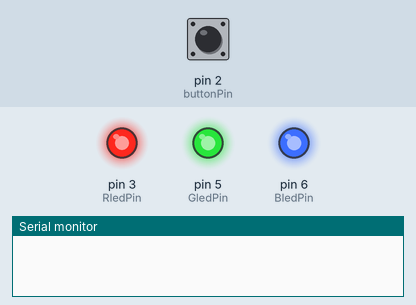
Bench run of a sketch on a simulated Arduino Uno, built with avr-gcc and run on an emulated ATmega328P. On the bench: output pins drawn as LEDs (lit = HIGH), the last lines printed to the serial monitor. Inputs (shaded band) come from the test bench; at power-on: pin 2 (buttonPin) HIGH.

Above: at 1.01 s.
1.3 s: pin 2 (buttonPin) pulled LOW for 0.15 s
At 1.89 s:
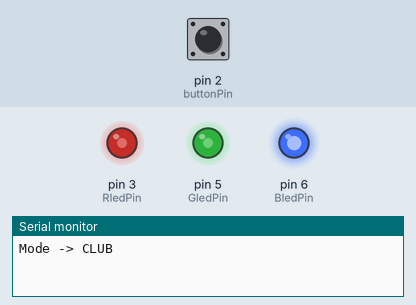
4.3 s: pin 2 (buttonPin) pulled LOW for 1 s
At 4.39 s:
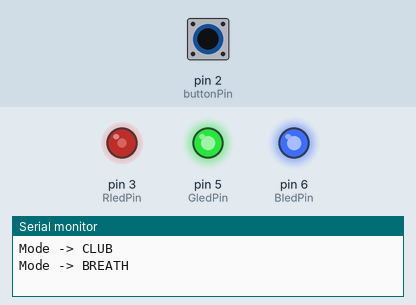
Timing chart, 0 to 13.6 s (numbered marks = the images above; inputs shaded):
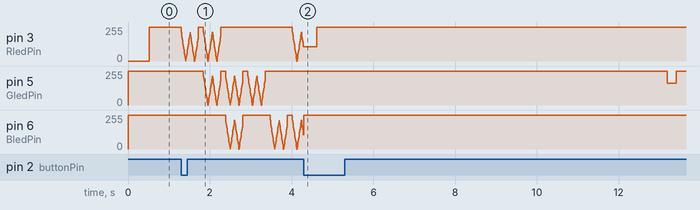

The sketch:

TheBestLEDInTheWorldGPTver.ino
```cpp
// --- Pins ---
const uint8_t buttonPin = 2;  // push button (to GND, uses INPUT_PULLUP)
const uint8_t RledPin   = 3;  // R (PWM)
const uint8_t GledPin   = 5;  // G (PWM)
const uint8_t BledPin   = 6;  // B (PWM)

const uint8_t LEDS[3] = {BledPin, GledPin, RledPin}; // effect order like your code

// --- Mode/state ---
enum ModeType : uint8_t { MODE_BREATH = 0, MODE_CLUB = 1 };
volatile uint8_t Mode = MODE_BREATH;

// --- Button (edge + debounce) ---
bool lastBtn = HIGH;                   // using INPUT_PULLUP, HIGH = not pressed
unsigned long lastBtnChange = 0;
const unsigned long debounceMs = 35;

// --- Timing for effects ---
unsigned long lastStep = 0;

// Breath effect state
int breathLevel = 255;                 // 255 -> 0 -> 255
int breathDir   = -1;                  // -1 down, +1 up
uint8_t breathColorIdx = 0;            // 0:B,1:G,2:R
const unsigned long breathStepMs = 10; // pace

// Night club effect state
int clubLevel = 255;                   // ramp 255 -> 0 -> 225, then next color
int clubPhase = 0;                     // 0:down, 1:up
uint8_t clubColorIdx = 0;
const unsigned long clubStepMs = 4;    // faster pace

// Helper: turn all off (common-anode style in your original: HIGH = off)
void allOff() {
  digitalWrite(RledPin, HIGH);
  digitalWrite(GledPin, HIGH);
  digitalWrite(BledPin, HIGH);
}

// Helper: write PWM to one channel, others off
void writeOne(uint8_t pin, int val) {
  // Your sketch appears to use common-anode wiring:
  // HIGH = off; PWM smaller value = brighter.
  // Since your original "worked", keep the same mapping.
  for (uint8_t i = 0; i < 3; ++i) {
    if (LEDS[i] == pin) {
      analogWrite(pin, constrain(val, 0, 255));
    } else {
      digitalWrite(LEDS[i], HIGH);
    }
  }
}

// ===== wiring/config =====
const bool COMMON_ANODE = true;  // set true if HIGH=off (typical RGB module with common anode)

// Optional: perceptual brightness shaping (1.0 = linear)
const float GAMMA = 1.0f;        // try 2.2 later if you want smoother lows

// ===== helpers =====
uint8_t applyGamma(uint8_t x) {
  if (GAMMA == 1.0f) return x;
  float yf = powf(x / 255.0f, GAMMA) * 255.0f;
  if (yf < 0) yf = 0; if (yf > 255) yf = 255;
  return (uint8_t)(yf + 0.5f);
}

uint8_t intensityToPwm(uint8_t intensity /*0..255*/) {
  // intensity: 0=off, 255=full brightness (human thinking)
  uint8_t v = applyGamma(intensity);
  return COMMON_ANODE ? (uint8_t)(255 - v) : v;
}

void writeRGB(uint8_t rI, uint8_t gI, uint8_t bI) {
  analogWrite(RledPin, intensityToPwm(rI));
  analogWrite(GledPin, intensityToPwm(gI));
  analogWrite(BledPin, intensityToPwm(bI));
}

// ===== BREATH: red, yellow, cyan, green, blue, purple (change at valley) =====
void breathUpdate() {
  struct RGB { uint8_t r,g,b; };

  // Human intensities (0=off, 255=full). Mapping to PWM is handled by writeRGB().
  static const RGB COLORS[] = {
    {255,   0,   0}, // Red
    {255, 255,   0}, // Yellow
    {  0, 255, 255}, // Cyan
    {  0, 255,   0}, // Green
    {  0,   0, 255}, // Blue
    {255,   0, 255}  // Purple
  };
  static const uint8_t NUM_COLORS = sizeof(COLORS) / sizeof(COLORS[0]);

  static uint8_t idx = 0;                 // which color we're breathing
  static int breath = 255;                // 0..255 overall brightness factor
  static int dir = -1;                    // fade out, then fade in
  static unsigned long last = 0;
  const unsigned long stepMs = 2;        // breathing speed (higher = slower)

  // Optional: tiny pause at the dark valley so the color switch is noticeable
  static unsigned long valleyHoldUntil = 0;
  const unsigned long valleyHoldMs = 60;  // set to 0 to disable

  unsigned long now = millis();
  if (now - last < stepMs) return;
  last = now;

  if (valleyHoldUntil && now < valleyHoldUntil) return;
  valleyHoldUntil = 0;

  // Scale fixed color by one brightness factor -> proper color mixing
  const RGB &c = COLORS[idx];
  uint16_t rI = (uint16_t)c.r * breath / 255;
  uint16_t gI = (uint16_t)c.g * breath / 255;
  uint16_t bI = (uint16_t)c.b * breath / 255;
  writeRGB((uint8_t)rI, (uint8_t)gI, (uint8_t)bI);

  // advance breathing
  breath += dir;

  if (breath <= 0) {
    // Dark valley: switch to next color here
    breath = 0;
    dir = +1;
    idx = (idx + 1) % NUM_COLORS;
    if (valleyHoldMs) valleyHoldUntil = now + valleyHoldMs;
  } else if (breath >= 255) {
    // Bright peak: reverse without changing color
    breath = 255;
    dir = -1;
  }
}

// ===== NIGHT CLUB (Bounce): red → yellow → cyan → green → blue → purple =====
// Fades up to peak, down to a floor, repeats a few times, then advances color.
void clubUpdate() {
  struct RGB { uint8_t r,g,b; };
  static const RGB COLORS[] = {
    {255,   0,   0}, // Red
    {255, 255,   0}, // Yellow
    {  0, 255, 255}, // Cyan
    {  0, 255,   0}, // Green
    {  0,   0, 255}, // Blue
    {255,   0, 255}  // Purple
  };
  static const uint8_t NUM_COLORS = sizeof(COLORS)/sizeof(COLORS[0]);

  // --------- TUNING ----------
  const uint8_t flashesPerColor = 2;      // up/down cycles before next color
  const uint8_t highI = 255;              // peak intensity (0..255)
  const uint8_t lowI  = 40;               // floor intensity (not full black for bounce feel)
  const uint8_t step  = 18;               // fade step per tick (bigger = faster ramps)
  const unsigned long stepMs = 9;        // time per ramp step (smaller = faster)
  const unsigned long gapMs  = 120;       // pause (black) between colors
  // ---------------------------

  enum Phase : uint8_t { PH_RAMP, PH_GAP };
  static Phase phase = PH_RAMP;
  static uint8_t colorIdx = 0;
  static uint8_t flashCount = 0;
  static int level = lowI;                // current intensity 0..255
  static int dir = +1;                    // +1 up, -1 down
  static unsigned long lastStep = 0;
  static unsigned long gapUntil = 0;

  unsigned long now = millis();

  if (phase == PH_GAP) {
    if (now >= gapUntil) {
      // next color
      colorIdx = (colorIdx + 1) % NUM_COLORS;
      flashCount = 0;
      level = lowI;
      dir = +1;
      phase = PH_RAMP;
    } else {
      return;
    }
  }

  if (now - lastStep < stepMs) return;
  lastStep = now;

  // Write current color at "level"
  const RGB &c = COLORS[colorIdx];
  uint16_t rI = (uint16_t)c.r * level / 255;
  uint16_t gI = (uint16_t)c.g * level / 255;
  uint16_t bI = (uint16_t)c.b * level / 255;
  writeRGB((uint8_t)rI, (uint8_t)gI, (uint8_t)bI);

  // Advance level in the current ramp direction
  level += dir * step;

  // Hit peaks/floors?
  if (dir > 0 && level >= highI) {
    level = highI;
    dir = -1;                 // start falling
  } else if (dir < 0 && level <= lowI) {
    level = lowI;
    dir = +1;                 // start rising
    flashCount++;             // one full bounce completed
    if (flashCount >= flashesPerColor) {
      // Finish this color: brief blackout gap, then advance color
      writeRGB(0,0,0);
      phase = PH_GAP;
      gapUntil = now + gapMs;
    }
  }
}

void setup() {
  pinMode(RledPin, OUTPUT);
  pinMode(GledPin, OUTPUT);
  pinMode(BledPin, OUTPUT);

  pinMode(buttonPin, INPUT_PULLUP);    // important for stable input
  allOff();
  Serial.begin(9600);
}

void handleButton() {
  bool cur = digitalRead(buttonPin);
  unsigned long now = millis();

  if (cur != lastBtn && (now - lastBtnChange) > debounceMs) {
    lastBtnChange = now;
    lastBtn = cur;

    // falling edge: pressed (goes from HIGH to LOW)
    if (cur == LOW) {
      Mode = (Mode == MODE_BREATH) ? MODE_CLUB : MODE_BREATH;
      Serial.print("Mode -> ");
      Serial.println(Mode == MODE_BREATH ? "BREATH" : "CLUB");

      // reset effect state so switch is immediate and clean
      breathLevel = 255; breathDir = -1; breathColorIdx = 0;
      clubLevel = 255;  clubPhase = 0;   clubColorIdx = 0;
      lastStep = 0;
      allOff();
    }
  }
}

void loop() {
  handleButton();                    // always responsive

  if (Mode == MODE_BREATH) {
    breathUpdate();                  // does at most one tiny step
  } else {
    clubUpdate();
  }
}
```
